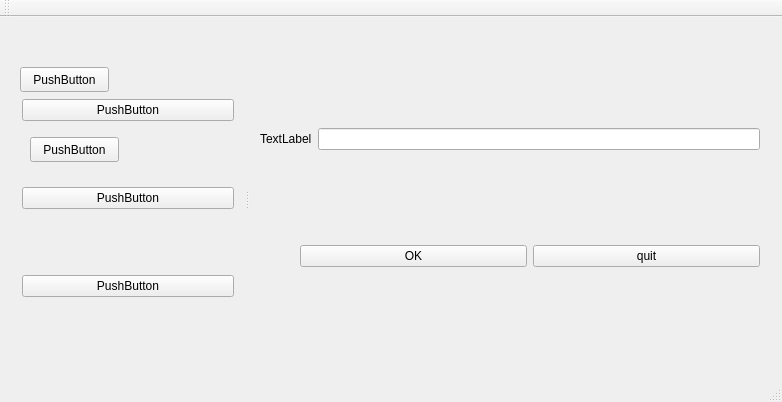
<?xml version="1.0" encoding="UTF-8"?>
<ui version="4.0">
 <class>MainWindow</class>
 <widget class="QMainWindow" name="MainWindow">
  <property name="geometry">
   <rect>
    <x>0</x>
    <y>0</y>
    <width>782</width>
    <height>402</height>
   </rect>
  </property>
  <property name="windowTitle">
   <string>MainWindow</string>
  </property>
  <widget class="QWidget" name="centralWidget">
   <layout class="QVBoxLayout" name="verticalLayout_3">
    <item>
     <widget class="QSplitter" name="splitter">
      <property name="orientation">
       <enum>Qt::Horizontal</enum>
      </property>
      <widget class="QWidget" name="">
       <layout class="QVBoxLayout" name="verticalLayout_2">
        <item>
         <widget class="QPushButton" name="pushButton_7">
          <property name="text">
           <string>PushButton</string>
          </property>
         </widget>
        </item>
        <item>
         <widget class="QPushButton" name="pushButton_5">
          <property name="text">
           <string>PushButton</string>
          </property>
         </widget>
        </item>
        <item>
         <widget class="QPushButton" name="pushButton_6">
          <property name="text">
           <string>PushButton</string>
          </property>
         </widget>
        </item>
       </layout>
      </widget>
      <widget class="QWidget" name="">
       <layout class="QVBoxLayout" name="verticalLayout">
        <item>
         <layout class="QHBoxLayout" name="horizontalLayout">
          <item>
           <widget class="QLabel" name="label">
            <property name="text">
             <string>TextLabel</string>
            </property>
           </widget>
          </item>
          <item>
           <widget class="QLineEdit" name="lineEdit"/>
          </item>
         </layout>
        </item>
        <item>
         <layout class="QHBoxLayout" name="horizontalLayout_2">
          <item>
           <spacer name="horizontalSpacer">
            <property name="orientation">
             <enum>Qt::Horizontal</enum>
            </property>
            <property name="sizeType">
             <enum>QSizePolicy::Preferred</enum>
            </property>
            <property name="sizeHint" stdset="0">
             <size>
              <width>40</width>
              <height>20</height>
             </size>
            </property>
           </spacer>
          </item>
          <item>
           <widget class="QPushButton" name="pushButton">
            <property name="text">
             <string>OK</string>
            </property>
           </widget>
          </item>
          <item>
           <widget class="QPushButton" name="pushButton_2">
            <property name="text">
             <string>quit</string>
            </property>
           </widget>
          </item>
         </layout>
        </item>
       </layout>
      </widget>
     </widget>
    </item>
   </layout>
   <widget class="QPushButton" name="pushButton_3">
    <property name="geometry">
     <rect>
      <x>20</x>
      <y>50</y>
      <width>89</width>
      <height>25</height>
     </rect>
    </property>
    <property name="text">
     <string>PushButton</string>
    </property>
   </widget>
   <widget class="QPushButton" name="pushButton_4">
    <property name="geometry">
     <rect>
      <x>30</x>
      <y>120</y>
      <width>89</width>
      <height>25</height>
     </rect>
    </property>
    <property name="text">
     <string>PushButton</string>
    </property>
   </widget>
  </widget>
  <widget class="QMenuBar" name="menuBar">
   <property name="geometry">
    <rect>
     <x>0</x>
     <y>0</y>
     <width>782</width>
     <height>22</height>
    </rect>
   </property>
  </widget>
  <widget class="QToolBar" name="mainToolBar">
   <attribute name="toolBarArea">
    <enum>TopToolBarArea</enum>
   </attribute>
   <attribute name="toolBarBreak">
    <bool>false</bool>
   </attribute>
  </widget>
  <widget class="QStatusBar" name="statusBar"/>
 </widget>
 <layoutdefault spacing="6" margin="11"/>
 <resources/>
 <connections/>
</ui>
